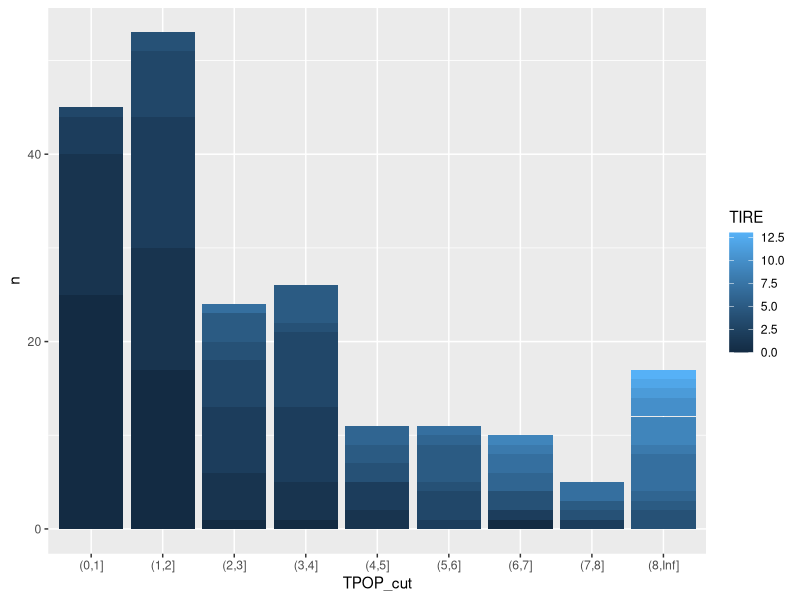
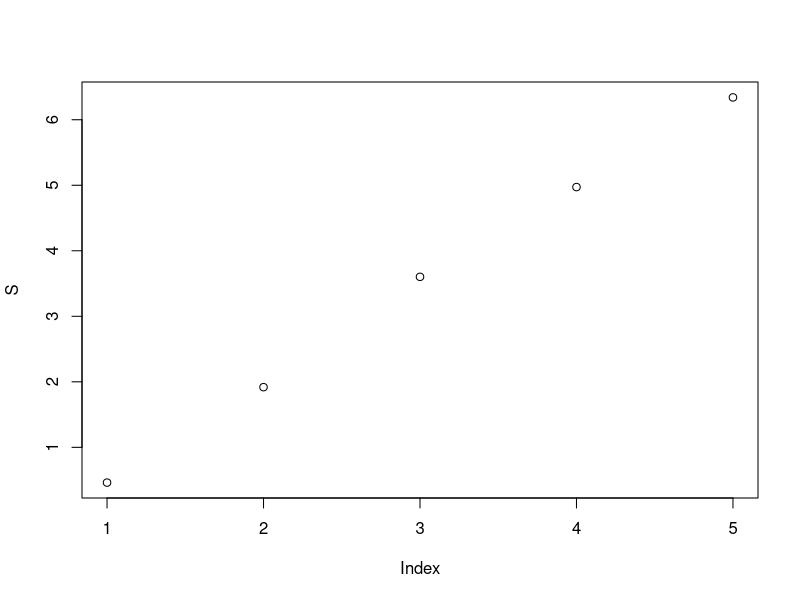
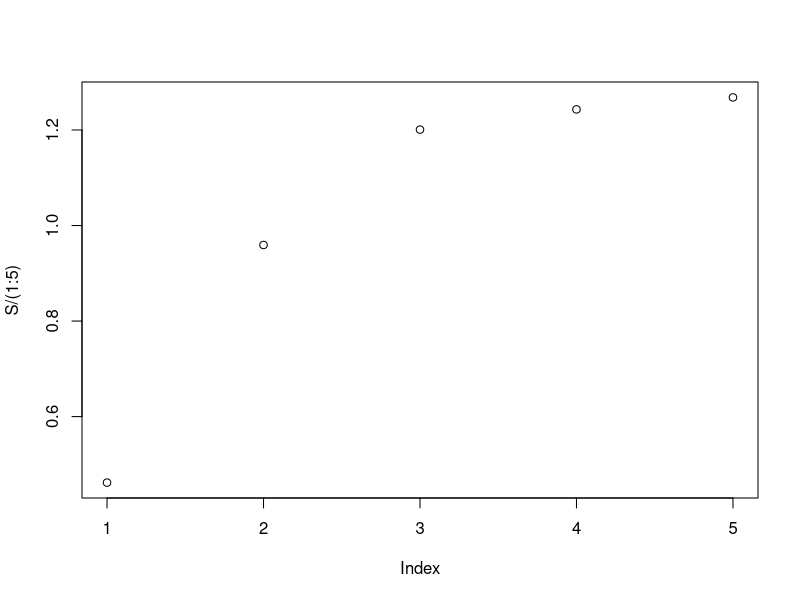
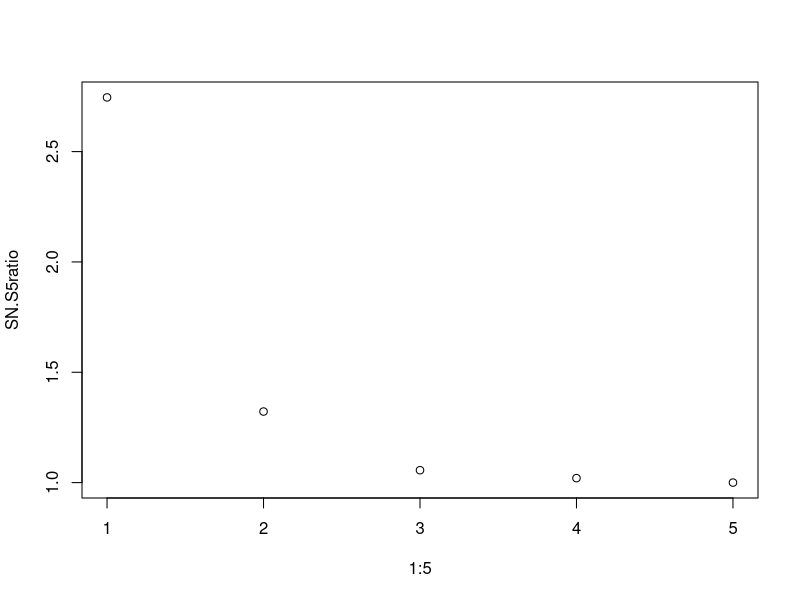

These charts were generated, in order, by the following R code:
#install.packages('tidyverse', 'ggplot2')

library(tidyverse)
library(ggplot2)

# setwd('/Users/olga/Downloads/')

df <- read.csv('BresnahanAndReiss1991_DATA.csv')

head(df)

# Графики ----------------------------------------------------------------------
###
###
a <- cut(df$TPOP, c(seq(0, 8, by=1), Inf))
df$TPOP_cut <- a

a <- df %>%
  group_by(TPOP_cut, TIRE) %>%
  summarise(n = n())
a 

ggplot(a, aes(x=TPOP_cut, y=n, fill = TIRE )) + 
  geom_bar(position="stack", stat="identity")

###

# Оптимизация ------------------------------------------------------------------

## Переменная функция ----------------------------------------------------------

V <- function(n, a, b, df){
  a[1] + b[1] * df$ELD + b[2] * df$PINC + b[3] * df$LNHDD + b[4] * df$FFRAC - # обратите внимание, что здесь минус
    if(n >= 2) sum(a[2:n]) else 0 # сумма альф, начиная со второй
  
  # Лирическое отступление - почему здесь нужен if(n >= 2) ... else 0
  # Можно было бы просто сделать sum(a[2:n]) и он бы так же суммировал.
  # Проблема возникает, если n==1, потому что a[2:1] тоже легальная команда,
  # но она дает альфы в обратном порядке (alpha2, alpha1). А нам надо, чтобы
  # в случае n==1 ничего не происходило. Поэтому в явном виде пишем это условие
}

## Постоянная функция ----------------------------------------------------------

f <- function(n, g, df) {g[1] + g[6] * df$LANDV + if (n >= 2) sum(g[2:n]) else 0}

## Наша основная Likelihood function -------------------------------------------
lLik <- function(theta, df) {
  # Оптимизатор работает с одним вектором, его нужно разобрать по параметрам
  # У нас будет такая последовательность коэффициентов:
  # lambda <- [1:4], beta <- [5:8], alpha <- [9:13], gamma <- [14:19]
  l <- theta[1:4]
  b <- theta[5:8]
  a <- theta[9:13]
  g <- theta[14:19]
  
  # Объем рынка
  S <- df$TPOP + l[1]*df$OPOP + l[2]*df$NGRW + l[3]*df$PGRW + l[4]*df$OCTY
  # TPOP - население, OPOP - население в округе, NGRW - уезжие, PGRW - приезжие, OCTY - путешественники
  
  # Вспомним форму функции прибыли
  # для простоты запомним ее как функцию от числа фирм pi=pi(n)
  
  
  pi <- function (n) S * V(n, a, b, df) - f(n, g, df)
  
  
  # сделаем список P[[N]], чтобы было куда записать вероятности, что на рынке N-1 компания
  # (N-1, потому что индекс в R не может идти с 0, а на рынке может быть 0 компаний)
  P <- list()
  
  P[[1]] <- 1-pnorm(pi(1)) # Отдельно, что на рынке никого нет
  for (i in 2:5) P[[i]] <- pnorm(pi(i-1)) - pnorm(pi(i)) # С 1 до 4 формула типовая, делаем цикл
  P[[6]] <- pnorm(pi(5)) # Отдельно, что на рынке 5 и более компаний
  
  P <- lapply(P,log) # потому что P - list, простой log(P) его не считает, надо lapply
  
  # Для оптимизации будем использовать алгоритм L-BFGS-B, а он не умеет в бесконечности, нужно причесать
  for (i in 1:6) P[[i]][ P[[i]] == -Inf ] <- -1e+08 
  
  # Наша функция должна вернуть меру правдоподобия. Инициализируем ее, записав 0
  lLik <- 0
  # Теперь для ситуации 0-5 компаний (а помним, что у нас это индексы 1-6) можно прогнать цикл
  # (без lLik <- 0 он бы ругался, так как пока в lLik ничего не было, операция lLik + sum(...) нелегальна)
  for (i in 1:6) lLik <- lLik + sum(P[[i]][df$TIRE == i-1]) 
  lLik <- lLik + sum(P[[6]][df$TIRE > 5]) # еще надо добавить, что мы правильно угадали там где более 5 компаний
  
  # нам надо максимизировать вероятность, а оптимизатор ищет минимум - развернем метрику
  return(-1 * lLik) 
}

# Запускаем алгоритм оптимизации
# !Важно! У параметров есть ограничения
# alpha, gamma > 0 (кроме gamma6 - она не ограничена)
# Ограничения задаются по порядку переменных, вспомним его:
# l <- [1:4], b <- [5:8], a <- [9:13], g <- [14:19]
# Значит мы должны получить такой вектор для нижней границы:
#    1    2    3    4    5    6    7    8    9   10   11   12   13   14   15   16   17   18   19
# -Inf -Inf -Inf -Inf -Inf -Inf -Inf -Inf    0    0    0    0    0    0    0    0    0    0 -Inf

out1 <- optim(par = rep(0.1, 19), # Инициируем начальные значения параметров - вектор из 19 штук по 0.1
              lLik, # Наша функция, у которой ищем экстремум
              df=df,
              # Укажем ограничения параматров (сравните в консоли, совпадает ли граница с тем, что нам нужно)
              lower = c(rep(-Inf, 8), rep(0, 10), -Inf), # Нижняя граница
              method = "L-BFGS-B" # Метод оптимизации, допускающий ограничения на параметры
)

# Коэффициенты записаны в par, давайте их посмотрим:
out1$par 

# Сделаем красиво
# Создадим столбик названий, для этого опять вспомним порядок параметров
# l <- [1:4] - 4 штуки
# b <- [5:8] - 4 штуки
# a <- [9:13] - 5 штук
# g <- [14:19] - 6 штук

names <- c(
  paste("lam", (1:4)),
  paste("beta", (1:4)),
  paste("alpha",(1:5)),
  paste("gamma",(1:6))
)

# оригинальные результаты BR91
theta.true <- c(
  -0.53, 2.25, 0.34, 0.23, -0.49, -0.03,
  0.004, -0.02, 0.86, 0.03, 0.15, 0, 0.08, 0.53,
  0.76, 0.46, 0.6, 0.12, -0.74
)

our.result <-  round(out1$par,3)
data.frame(names, our.result, theta.true) # красиво
d <- data.frame(names, our.result)






# Идем снова в графики ---------------------------------------------------------

df <- subset(df, select = -TPOP_cut)

calc.S <- function(df, theta) {
  lam <- theta[1:4]
  bet <- theta[5:8]
  alpha <- theta[9:13]
  gam <- theta[14:19]
  df.m <- data.frame(t(colMeans(df)))
  S <- rep(0, 5)
  for (i in 1:5) S[i] <- f(i, gam, df.m) / V(i, alpha, bet, df.m)
  return(S)
}

S <- calc.S(df, out1$par)
plot(S)

plot(S/(1:5))

SN.S5ratio <- (S[5] * (1:5)) / (S * 5)
plot(1:5, SN.S5ratio)










# Ordered probit ---------------------------------------------------------
install.packages('MASS')
library(MASS)

m1 <- polr(
  formula = as.factor(TIRE) ~ TPOP + OPOP + NGRW + PGRW + OCTY + ELD + PINC + LNHDD + FFRAC + LANDV,
  data=df, 
  method=c('probit'),
  Hess=T
)
summary(m1)


